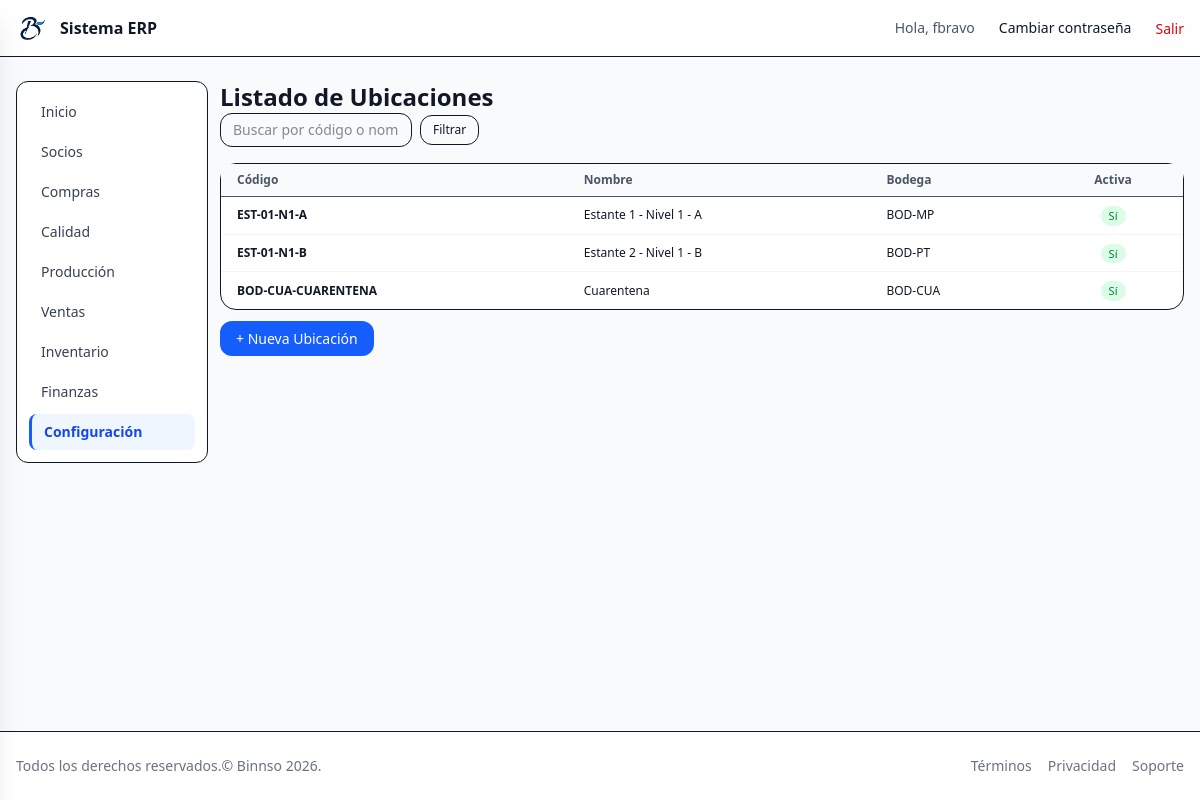
Screenshot of /core/location/list/ (signed in) with the database file from the repository.
### core/models.py (models this page shows, shortened)
class AuditModel(models.Model):
    created_at = models.DateTimeField(auto_now_add=True)
    updated_at = models.DateTimeField(auto_now=True)
    created_by = models.ForeignKey(settings.AUTH_USER_MODEL, null=True, blank=True,
    related_name="%(class)s_created", on_delete=models.SET_NULL)
    updated_by = models.ForeignKey(settings.AUTH_USER_MODEL, null=True, blank=True,
    related_name="%(class)s_updated", on_delete=models.SET_NULL)
    class Meta:
        abstract = True

class Location(AuditModel):
    warehouse = models.ForeignKey(
    Warehouse, on_delete=models.CASCADE,related_name="locations",verbose_name="Bodega")
    code = models.CharField( max_length=30,
    help_text="Código de ubicación (ej: EST-01-N1-A)")
    name = models.CharField(max_length=100, blank=True,null=True,
    help_text="Nombre o alias de la ubicació")
    description = models.CharField(max_length=255,blank=True,null=True,
    help_text="Descripción adicional (pasillo, estante, etc.)"
    )
    row = models.CharField(max_length=10, blank=True, null=True)
    rack = models.CharField(max_length=10, blank=True, null=True)
    level = models.CharField(max_length=10, blank=True, null=True)
    is_active = models.BooleanField(default=True)
    class Meta:
        verbose_name = "Ubicación"
        verbose_name_plural = "Ubicaciones"
        unique_together = ("warehouse", "code")

class Warehouse(AuditModel):
    code = models.CharField(max_length=20,unique=True,
    help_text="Código interno de bodega (ej: BOD-CUA, BOD-MP, BOD-PT)"
    )
    name = models.CharField(max_length=100,
    help_text="Nombre descriptivo (ej: Bodega de cuarentena)"
    )
    type = models.CharField(max_length=20,choices=WarehouseType.choices,default=WarehouseType.OTHER,
    help_text="Tipo de bodega según clasificación regulatoria/operativa"
    )
    is_active = models.BooleanField(default=True)
    is_default_quarantine = models.BooleanField(default=False,
    help_text="Usar como bodega de cuarentena por defecto en recepción"
    )
    is_default_for_raw = models.BooleanField(default=False,
    help_text="Bodega por defecto para materia prima liberada"
    )
    is_default_fg_released = models.BooleanField(
        default=False,
        help_text="Bodega por defecto para producto terminado liberado."
    )
    class Meta:
        verbose_name = "Bodega"
        verbose_name_plural = "Bodegas"

### core/views.py (the view)
# urls.py: path('location/list/', LocationListView.as_view(), name='location_list'),
class LocationListView(LoginRequiredMixin, ModulePermissionMixin, View):
    permission_required = "core.view_location"
    template_name = 'core/location_list.html'
    def get(self, request):
        qs = Location.objects.all()
        q = request.GET.get("q", "").strip()
        if q:
            qs = qs.filter(
                models.Q(code__icontains=q) | models.Q(name__icontains=q)
            )
        return render(request, self.template_name, {'locations': qs})

### core/context_processors.py (called while the page is built, shortened)
def module_access(request):
    user = getattr(request, "user", None)
    if user is None or not user.is_authenticated:
        return {"modules": {k: False for k in MODULE_APP_MAP}}
    if user.is_superuser or user.groups.filter(name="admin").exists():
        return {"modules": {k: True for k in MODULE_APP_MAP}}

### core/mixins.py (called while the page is built)
    def has_permission(self):
        user = self.request.user
        if user.is_superuser or user.groups.filter(name="admin").exists():
            return True
        return super().has_permission()

### templates/core/location_list.html (shortened to what this page needs)
{% extends 'layouts/app.html' %}
{% block app_header %}
  <h1 class="text-2xl font-bold">Listado de Ubicaciones</h1>
{% endblock %}
{% block app_content %}
  <form method="get" class="mb-4 flex items-center gap-2 text-sm">
    <input type="text" name="q" value="{{ request.GET.q|default_if_none:'' }}"
           placeholder="Buscar por código o nombre…"
           class="w-48 rounded-xl border px-3 py-1.5 text-sm focus:outline-none focus:ring-1 focus:ring-blue-500" />
    <button type="submit" class="rounded-xl border px-3 py-1.5 text-xs hover:bg-gray-50">Filtrar</button>
  </form>
  <div class="bg-white rounded-2xl border">
    <table class="min-w-full text-sm">
      <thead>
        <tr class="border-b bg-gray-50 text-xs font-semibold text-gray-600">
          <th class="px-4 py-2 text-left">Código</th>
          <th class="px-4 py-2 text-left">Nombre</th>
          <th class="px-4 py-2 text-left">Bodega</th>
          <th class="px-4 py-2 text-center">Activa</th>
        </tr>
      </thead>
      <tbody class="divide-y divide-gray-100">
        {% for loc in locations %}
          <tr class="hover:bg-gray-50">
            <td class="px-4 py-2 text-xs font-semibold">{{ loc.code }}</td>
            <td class="px-4 py-2 text-xs">{{ loc.name|default:"—" }}</td>
            <td class="px-4 py-2 text-xs">{{ loc.warehouse.code }}</td>
            <td class="px-4 py-2 text-center">
              {% if loc.is_active %}
                <span class="inline-flex rounded-full bg-green-100 px-2 py-0.5 text-[11px] text-green-700">Sí</span>
              {% else %}
                <span class="inline-flex rounded-full bg-red-100 px-2 py-0.5 text-[11px] text-red-700">No</span>
              {% endif %}
            </td>
          </tr>
        {% empty %}
          <tr>
            <td colspan="4" class="px-4 py-6 text-center text-sm text-gray-500">No hay ubicaciones registradas.</td>
          </tr>
        {% endfor %}
      </tbody>
    </table>
  </div>
  <div class="mt-4">
    <a href="{% url 'core:location_create' %}"
       class="rounded-xl bg-blue-600 px-4 py-2 text-sm font-medium text-white hover:bg-blue-700">
      + Nueva Ubicación
    </a>
  </div>
{% endblock %}

### templates/partials/_navbar.html (shortened to what this page needs)
{% load static %}
<header class="bg-white/80 backdrop-blur border-b">
  <div class="container mx-auto max-w-7xl px-4 py-3 flex items-center justify-between">
    <a href="{% url 'dashboard' %}" class="flex items-center gap-3">
      <img src="{% static 'img/logo.png' %}" alt="Logo" class="h-8 w-8" />
      <span class="font-semibold">Sistema ERP</span>
    </a>
    <nav class="hidden md:flex items-center gap-6">
      {% if request.user.is_authenticated %}
        <span class="text-sm text-gray-600">Hola, {{ request.user.get_username }}</span>
        <a href="{% url 'password_change' %}" class="text-sm hover:underline">Cambiar contraseña</a>
        <form method="post" action="{% url 'logout' %}" class="inline">
          <button type="submit" class="text-sm text-red-600 hover:underline">
          Salir
        </button>
          </form>
      {% else %}
        <a href="{% url 'login' %}" class="text-sm text-blue-600 hover:underline">Iniciar sesión</a>
      {% endif %}
    </nav>
  </div>
</header>

### rows the page displays
Location: code "EST-01-N1-A", name "Estante 1 - Nivel 1 - A", warehouse.code "BOD-MP", is_active "Sí"
Location: code "EST-01-N1-B", name "Estante 2 - Nivel 1 - B", warehouse.code "BOD-PT", is_active "Sí"
Location: code "BOD-CUA-CUARENTENA", name "Cuarentena", warehouse.code "BOD-CUA", is_active "Sí"

### other values shown
{{ request.user.get_username }} "fbravo"
